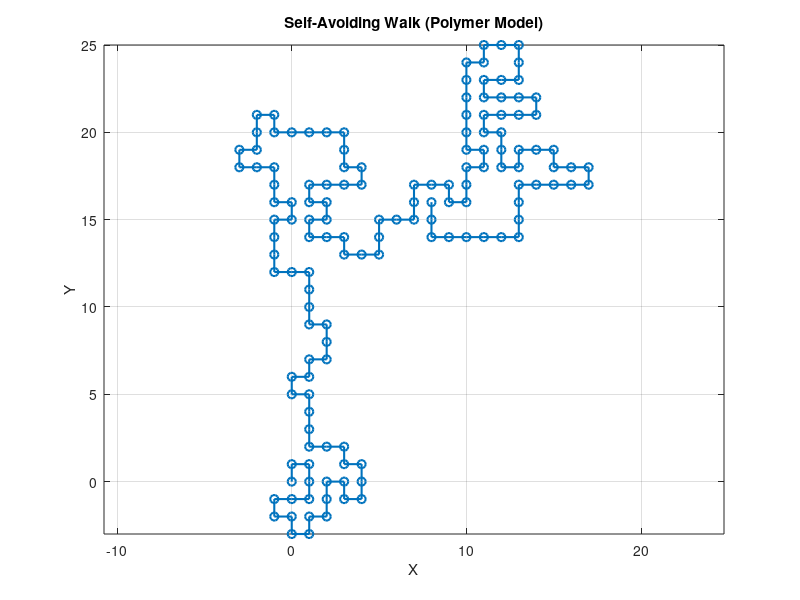

Write the MATLAB code that produced this figure.
function polymer_path = self_avoiding_walk()

    % Initialize
    polymer_path = [0, 0];
    directions = [0, 1; 0, -1; 1, 0; -1, 0];  % [up; down; right; left]

    % Continue walk until trapped
    while true
        possible_moves = directions + polymer_path(end, :);
        
        % Remove points that have been visited before
        for i = size(possible_moves, 1):-1:1
            if ismember(possible_moves(i, :), polymer_path, 'rows')
                possible_moves(i, :) = [];
            end
        end

        % Terminate if no moves are possible
        if isempty(possible_moves)
            break;
        end

        % Choose a random move from the possible moves
        next_step = possible_moves(randi(size(possible_moves, 1)), :);
        polymer_path = [polymer_path; next_step];
    end

    % Visualization
    plot(polymer_path(:, 1), polymer_path(:, 2), '-o', 'LineWidth', 1.5);
    axis equal;
    grid on;
    title('Self-Avoiding Walk (Polymer Model)');
    xlabel('X');
    ylabel('Y');

end
